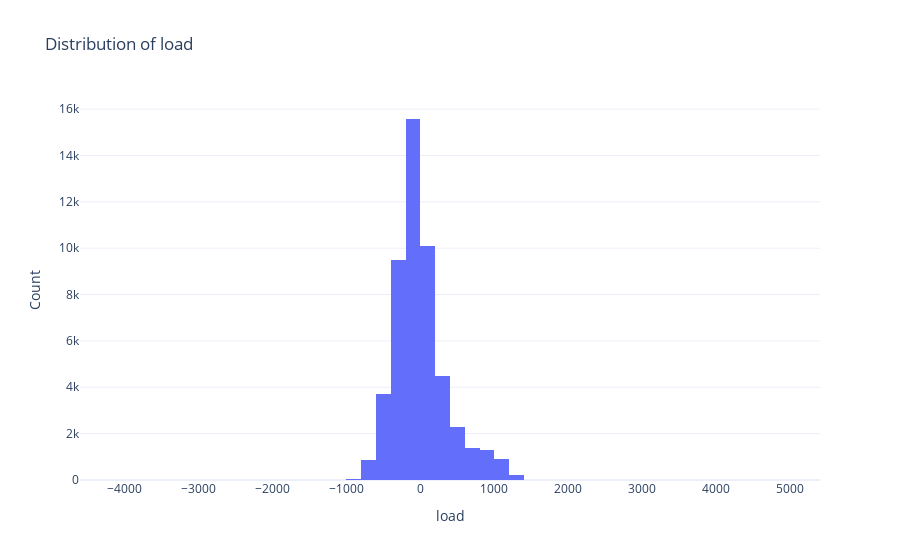

Write notebook code for a chart like this one.
### Code cell
# differenced histogram and stats
diff_ts = df['load'].diff().dropna()
diff_distribution_stats = describe_distribution(diff_ts)
diff_distribution_histogram = plot_distribution_histogram(diff_ts)

print(diff_distribution_stats)
diff_distribution_histogram.show()

### Figure 1 — Plotly figure (JSON) as saved in the notebook; plotly's stock layout.template omitted (floating-point values rounded to 4 significant figures; data arrays with more than 128 entries replaced by an {"elided": "..."} marker saying what was removed)
{"data": [{"nbinsx": 50, "type": "histogram", "x": {"elided": "50399 float values"}}], "layout": {"title": {"text": "Distribution of load"}, "xaxis": {"title": {"text": "load"}}, "yaxis": {"title": {"text": "Count"}}}}
